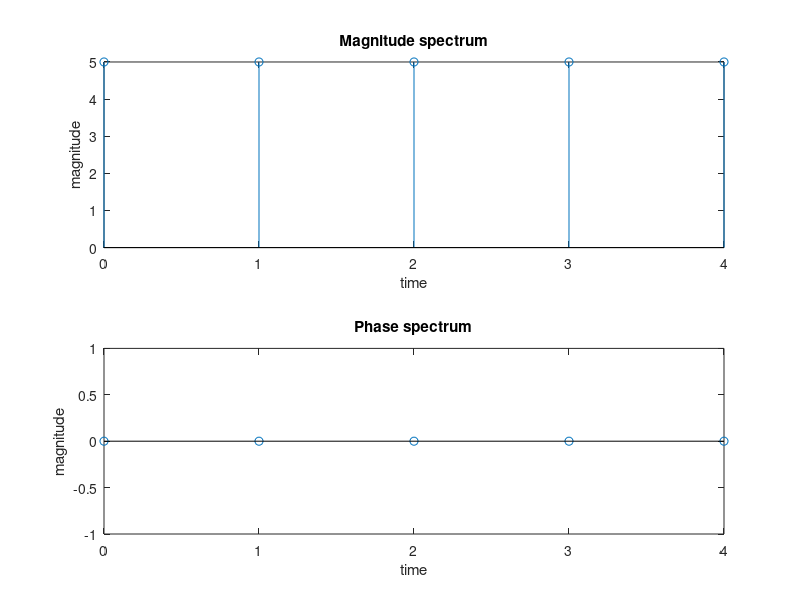

Here is the MATLAB script that generated this plot:
%dft using inbuilt and manual methods 
clc; 
clear all;
close all; 
x=input('Enter the sequence:'); 
N=input('enter the N point DFT: '); 
l=length(x); x=[x zeros(1,N-1)]; 
X=zeros(N,1); 
for k=0:N-1     
    for n=0:N-1 
        X(k+1)=X(k+1)+x(n+1)*exp(-1j*2*pi*n*(k/N));     
    end 
end 
disp('X'); 
disp(X);
disp("DFT");
disp(fft(x,N));
%magnitude spectrum
k=0:N-1;
mag=abs(X);
subplot(2,1,1);
stem(k,mag);
xlabel('time');
ylabel('magnitude');
title('Magnitude spectrum');
%phase spectrum
phase=angle(X);
subplot(2,1,2);
stem(k,phase);
xlabel('time');
ylabel('magnitude');
title('Phase spectrum');
